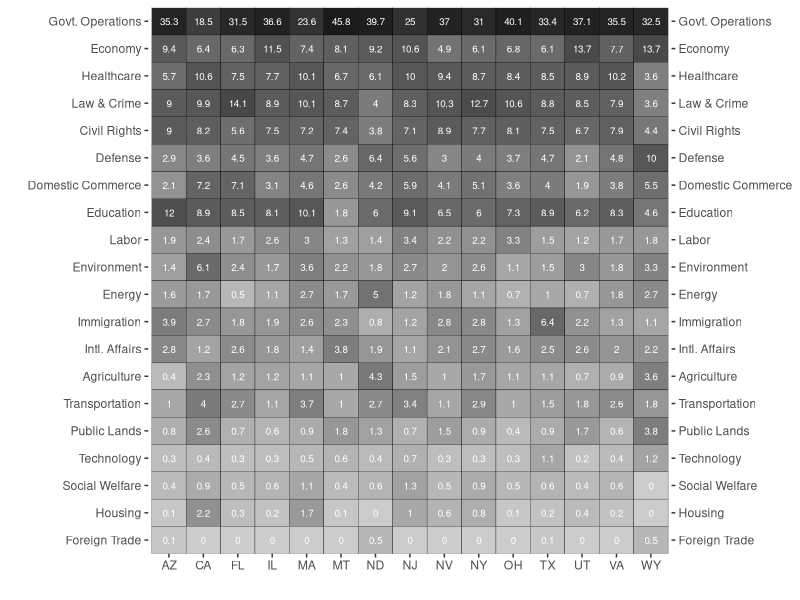

Recreate this plot in R.
################################################################################
# 06-figure04.R
# Paper:    "Using Social Media Data to Reveal Patterns of Policy Engagement in 
#            State Legislatures"
# Journal:  State Politics and Policy Quarterly
# Authors:  Julia Payson, Andreu Casas, Jonathan Nagler, Richard Bonneau, and 
#           Joshua A. Tucker.
# Purpose:  To replicate Figure 4 of the paper, showing Proportion of attention 
#           that legislators from each state devoted to each issue area in 2018
# Data In:  
#           1. Dataset with data on tweets per topic by legislator 
#              - ./data/legislators_topic_tweet_count-25june2020.csv
# Output:
#           1. Figure 4 of the paper
#              - ./figures/figure04.pdf
################################################################################

# PACAKGES
#===============================================================================
library(dplyr)
library(tidyr)
library(ggplot2)

# DATA
#===============================================================================
# - dataset with data on tweets per topic by legislator 
leg_counts <- read.csv("./data/legislators_topic_tweet_count-25june2020.csv",
                       colClasses = "character")


# DATA WRANGLING
#===============================================================================
leg_toprop <- leg_counts %>%
  dplyr::select(-X0) %>%
  gather(topic_code, tweets_n, -user_id, -party, -state, -chamber) %>%
  mutate(tweets_n = as.numeric(as.character(tweets_n))) %>%
  group_by(state, topic_code) %>%
  summarise(n = sum(tweets_n))

leg_toprop_totals <- leg_counts %>%
  dplyr::select(-X0) %>%
  gather(topic_code, tweets_n, -user_id, -party, -state, -chamber) %>%
  mutate(tweets_n = as.numeric(as.character(tweets_n))) %>%
  group_by(state) %>%
  summarise(total_tweets = sum(tweets_n))

leg_toprop02 <- left_join(leg_toprop, leg_toprop_totals) %>%
  mutate(prop = round(n / total_tweets, 3)) %>%
  as.data.frame() %>%
  mutate(state = as.character(state))

# - human-readable labels for the topics
leg_toprop03 <- leg_toprop02 %>%
  mutate(topic_label = recode(topic_code,
                              `X0` = "No Policy Issue",
                              `X1` = "Economy",
                              `X2` = "Law & Crime",
                              `X3` = "Defense",
                              `X4` = "Technology",
                              `X5` = "Foreign Trade",
                              `X6` = "Intl. Affairs",
                              `X7` = "Govt. Operations",
                              `X8` = "Public Lands",
                              `X9` = "Gun Control",
                              `X10` = "Civil Rights",
                              `X12` = "Healthcare",
                              `X13` = "Agriculture",
                              `X14` = "Labor",
                              `X15` = "Education",
                              `X16` = "Environment",
                              `X17` = "Energy",
                              `X18` = "Immigration",
                              `X19` = "Transportation",
                              `X20` = "Social Welfare",
                              `X21` = "Housing",
                              `X25` = "Domestic Commerce"
  ))

# - final dataset for the plot
comp_plotdb <- leg_toprop03 %>%
  dplyr::select(state, prop, topic_label) %>%
  gather(leg, prop, -state, -topic_label)  %>%
  mutate(leg = recode(leg,
                      `prop` = "State Legislators"),
         prop_log = log((prop*100)+1)) %>%
  # Only keep the ones about specific policy areas
  filter(topic_label != "No Policy Issue") %>%
  mutate(topic_label = factor(
    topic_label, 
    levels = rev(c(
      "Govt. Operations", "Economy", "Healthcare", "Law & Crime", "Civil Rights",
      "Defense", "Domestic Commerce", "Education", "Labor", "Environment",
      "Energy", "Immigration", "Intl. Affairs", "Agriculture", "Transportation",
      "Public Lands", "Technology", "Social Welfare", "Housing", "Foreign Trade"
    ))))


# MAIN -- OUTPUT
#===============================================================================
pdf("./figures/figure04.pdf", width = 8, height = 6)
ggplot(comp_plotdb,
       aes(x = state, y = as.numeric(topic_label))) +
  geom_tile(aes(fill = prop_log), color = "black") +
  geom_text(aes(x = state, y = as.numeric(topic_label), label = prop * 100),
            color = "white", size = 2.5) +
  scale_fill_gradient(low = "gray80", high = "gray10", guide = FALSE) +
  scale_y_continuous("",breaks = seq(1, length(levels(comp_plotdb$topic_label))),
                     labels = levels(comp_plotdb$topic_label),
                     limits = c(0.5, length(levels(comp_plotdb$topic_label))+0.5),
                     expand = c(0,0),
                     sec.axis = sec_axis(~.,
                                         breaks = seq(1, length(levels(comp_plotdb$topic_label))),
                                         labels = levels(comp_plotdb$topic_label))) +
  scale_x_discrete("") +
  theme(legend.position = "bottom",
        strip.text = element_text(size = 12),
        panel.background = element_blank())
dev.off()
